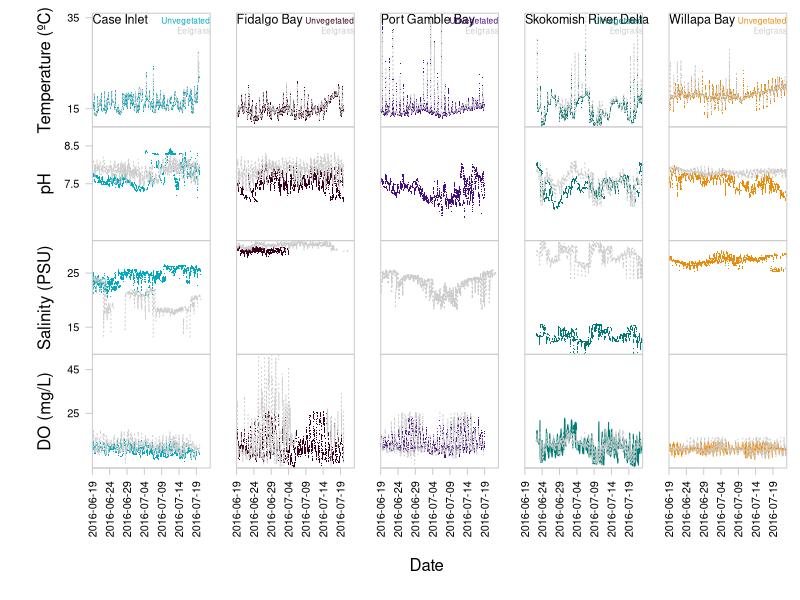

Recreate this plot in R.
## ---- chunk 1
knitr::opts_chunk$set(echo = TRUE)
## ---- chunk 2
sessionInfo()
## ---- chunk 3
pHData <- read.csv("2018-11-18-pH-Tide-Data-Corrected.csv", header = TRUE, na.strings = "NA")
pHData <- pHData[, -1] #Remove first column of redundant values
head(pHData)
## ---- chunk 4
DOData <- read.csv("2018-11-18-DO-Tide-Data-Corrected.csv", header = TRUE, na.strings = "NA")
DOData <- DOData[, -1] #Remove first column of redundant values
head(DOData)
## ---- chunk 5
salinityData <- read.csv("2018-11-18-Salinity-Tide-Data-Corrected.csv", header = TRUE, na.strings = "NA")
salinityData <- salinityData[, -1] #Remove first column of redundant values
head(salinityData)
## ---- chunk 6
temperatureData <- read.csv("2018-11-18-Temperature-Corrected.csv", header = TRUE, na.strings = "NA")
temperatureData <- temperatureData[, -1] #Remove first column of redundant values
head(temperatureData)
## ---- chunk 7
pHMin <- as.integer((min(pHData[, -c(1:3, 13:17)], na.rm = TRUE))) #Calculate minimum
pHMax <- as.integer((max(pHData[, -c(1:3, 13:17)], na.rm = TRUE))+1) #Calculate maximum
pHRange <- c(pHMin, pHMax) #Create range values
## ---- chunk 8
DOMin <- as.integer((min(DOData[, -c(1:3, 14:18)], na.rm = TRUE)))
DOMax <- as.integer((max(DOData[, -c(1:3, 14:18)], na.rm = TRUE)))
DORange <- c(DOMin, DOMax)
## ---- chunk 9
salinityMin <- as.integer((min(salinityData[, -c(1:3, 12:16)], na.rm = TRUE)))
salinityMax <- as.integer((max(salinityData[, -c(1:3, 12:16)], na.rm = TRUE)))
salinityRange <- c(salinityMin, salinityMax)
## ---- chunk 10
temperatureMin <- as.integer((min(temperatureData[, -c(1:2, 13)], na.rm = TRUE)))
temperatureMax <- as.integer((max(temperatureData[, -c(1:2, 13)], na.rm = TRUE)))
temperatureRange <- c(temperatureMin, temperatureMax)
## ---- chunk 11
dateTime <- pHData$DateTime #Isolate dates and times
## ---- chunk 12
#jpeg("2018-11-20-Environmental-Data-Line-Graph.jpeg", width = 1200, height = 800) #Save as a new file

par(mfrow = c(4, 5), oma = c(10, 5, 1, 1), mar = c(0, 2, 0, 0)) #Create a 4x5 multipanel plot, filling in the rows first. Add space along certain outer and inner margins.

#Temperature
plot(temperatureData$CIB, xaxs = "i", yaxs = "i", axes = F, ann = F, xlim = c(1, 4896), ylim = temperatureRange, pch = 16, cex = 0.2, col = "#00A9BD") #Case Inlet bare
lines(temperatureData$CIE, lty = 3, col = "grey80") #Case Inlet eelgrass
mtext(side = 3, line = -1, adj = 0, text = "Case Inlet", cex = 0.75) #Add site name. Use adj = 0 to left-justify the text
mtext(side = 3, line = -1, adj = 1, text = "Unvegetated", cex = 0.5, col = "#00A9BD") #Add habitat specificiation name. Use adj = 1 to right-justify the text
mtext(side = 3, line = -1.75, adj = 1, text = "Eelgrass", cex = 0.5, col = "grey80") #Add habitat specificiation name. Use adj = 1 to right-justify the text
box(col = "grey80")
axis(side = 2, las = 1, at = c(15, 35), col = "grey80") #Put the axis labels at the values specified
mtext(side = 2, line = 3, "Temperature (ºC)") #Add environmental variable indication

plot(temperatureData$FBB, xaxs = "i", yaxs = "i", axes = F, ann = F, ylim = temperatureRange, pch = 16, cex = 0.2, col = "#38001C") #Fidalgo Bay bare
lines(temperatureData$FBE, lty = 3, col = "grey80") #Eelgrass
mtext(side = 3, line = -1, adj = 0, text = "Fidalgo Bay", cex = 0.75) #Add site name. Use adj = 0 to left-justify the text
mtext(side = 3, line = -1, adj = 1, text = "Unvegetated", cex = 0.5, col = "#38001C") #Add habitat specificiation name. Use adj = 1 to right-justify the text
mtext(side = 3, line = -1.75, adj = 1, text = "Eelgrass", cex = 0.5, col = "grey80") #Add habitat specificiation name. Use adj = 1 to right-justify the text
box(col = "grey80")

plot(temperatureData$PGB, xaxs = "i", yaxs = "i", axes = F, ann = F, ylim = temperatureRange, pch = 16, cex = 0.2, col = "#440D82") #Port Gamble bare
lines(temperatureData$PGE, lty = 3, col = "grey80") #Eelgrass
mtext(side = 3, line = -1, adj = 0, text = "Port Gamble Bay", cex = 0.75) #Add site name. Use adj = 0 to left-justify the text
mtext(side = 3, line = -1, adj = 1, text = "Unvegetated", cex = 0.5, col = "#440D82") #Add habitat specificiation name. Use adj = 1 to right-justify the text
mtext(side = 3, line = -1.75, adj = 1, text = "Eelgrass", cex = 0.5, col = "grey80") #Add habitat specificiation name. Use adj = 1 to right-justify the text
box(col = "grey80")

plot(temperatureData$SKB, xaxs = "i", yaxs = "i", axes = F, ann = F, ylim = temperatureRange, pch = 16, cex = 0.2, col = "#017A74") #Skokomish River bare
lines(temperatureData$SKE, lty = 3, col = "grey80") #Eelgrass
mtext(side = 3, line = -1, adj = 0, text = "Skokomish River Delta", cex = 0.75) #Add site name. Use adj = 0 to left-justify the text
mtext(side = 3, line = -1, adj = 1, text = "Unvegetated", cex = 0.5, col = "#017A74") #Add habitat specificiation name. Use adj = 1 to right-justify the text
mtext(side = 3, line = -1.75, adj = 1, text = "Eelgrass", cex = 0.5, col = "grey80") #Add habitat specificiation name. Use adj = 1 to right-justify the text
box(col = "grey80")

plot(temperatureData$WBB, xaxs = "i", yaxs = "i", axes = F, ann = F, ylim = temperatureRange, pch = 16, cex = 0.2, col = "#EB8B0C") #Willapa Bay bare
lines(temperatureData$WBE, lty = 3, col = "grey80") #Eelgrass
mtext(side = 3, line = -1, adj = 0, text = "Willapa Bay", cex = 0.75) #Add site name. Use adj = 0 to left-justify the text
mtext(side = 3, line = -1, adj = 1, text = "Unvegetated", cex = 0.5, col = "#EB8B0C") #Add habitat specificiation name. Use adj = 1 to right-justify the text
mtext(side = 3, line = -1.75, adj = 1, text = "Eelgrass", cex = 0.5, col = "grey80") #Add habitat specificiation name. Use adj = 1 to right-justify the text
box(col = "grey80")

#pH data
plot(pHData$CIB.pH, xaxs = "i", yaxs = "i", axes = F, ann = F, ylim = pHRange, pch = 16, cex = 0.2, col = "#00A9BD") #Case Inlet bare
lines(pHData$CIE.pH, lty = 3, col = "grey80") #Eelgrass
box(col = "grey80")
axis(side = 2, las = 1, at = c(7.5, 8.5), col = "grey80") #Put the axis labels at the values specified
mtext(side = 2, line = 3, "pH") #Add environmental variable indication

plot(pHData$FBB.pH, xaxs = "i", yaxs = "i", axes = F, ann = F, ylim = pHRange, pch = 16, cex = 0.2, col = "#38001C") #Fidalgo Bay bare
lines(pHData$FBE.pH, lty = 3, col = "grey80") #Eelgrass
box(col = "grey80")

plot(pHData$PGB.pH, xaxs = "i", yaxs = "i", axes = F, ann = F, ylim = pHRange, pch = 16, cex = 0.2, col = "#440D82") #Port Gamble bare
box(col = "grey80")

plot(pHData$SKB.pH, xaxs = "i", yaxs = "i", axes = F, ann = F, ylim = pHRange, pch = 16, cex = 0.2, col = "#017A74") #Skokomish River bare
lines(pHData$SKE.pH, lty = 3, col = "grey80") #Eelgrass
box(col = "grey80")

plot(pHData$WBB.pH, xaxs = "i", yaxs = "i", axes = F, ann = F, ylim = pHRange, pch = 16, cex = 0.2, col = "#EB8B0C") #Willapa Bay bare
lines(pHData$WBE.pH, lty = 3, col = "grey80") #Eelgrass
box(col = "grey80")

#Salinity
plot(salinityData$CIB.Salinity, xaxs = "i", yaxs = "i", axes = F, ann = F, ylim = salinityRange, pch = 16, cex = 0.2, col = "#00A9BD") #Case Inlet bare
lines(salinityData$CIE.Salinity, lty = 3, col = "grey80") #Eelgrass
box(col = "grey80")
axis(side = 2, las = 1, at = c(15, 25), col = "grey80") #Put the axis labels at the values specified
mtext(side = 2, line = 3, "Salinity (PSU)") #Add environmental variable indication

plot(salinityData$FBB.Salinity, xaxs = "i", yaxs = "i", axes = F, ann = F, ylim = salinityRange, pch = 16, cex = 0.2, col = "#38001C") #Fidalgo Bay bare
lines(salinityData$FBE.Salinity, lty = 3, col = "grey80") #Eelgrass
box(col = "grey80")

plot(salinityData$PGE.Salinity, type = "l", lty = 3, xaxs = "i", yaxs = "i", axes = F, ann = F, ylim = salinityRange, col = "grey80") #Port Gamble Bay bare
lines(salinityData$PGE.Salinity, lty = 3, col = "grey80") #Eelgrass
box(col = "grey80")

plot(salinityData$SKB.Salinity, xaxs = "i", yaxs = "i", axes = F, ann = F, ylim = salinityRange, pch = 16, cex = 0.2, col = "#017A74") #Skokomish River bare
lines(salinityData$SKE.Salinity, lty = 3, col = "grey80") #Eelgrass
box(col = "grey80")

plot(salinityData$WBB.Salinity, xaxs = "i", yaxs = "i", axes = F, ann = F, ylim = salinityRange, pch = 16, cex = 0.2, col = "#EB8B0C") #Willapa Bay bare
box(col = "grey80")

#Dissolved oxygen
plot(DOData$CIB.DO, xaxs = "i", yaxs = "i", axes = F, ann = F, ylim = DORange, pch = 16, cex = 0.2, col = "#00A9BD") #Case Inlet bare
lines(DOData$CIE.DO, lty = 3, col = "grey80") #Eelgrass
box(col = "grey80")
axis(side = 2, las = 1, at = c(25, 45), col = "grey80") #Put the axis labels at the values specified
mtext(side = 2, line = 3, "DO (mg/L)") #Add environmental variable indication
axis(side = 1, at = seq(from = 1, to = length(temperatureData$Date), by = 144*5), lab = temperatureData$Date[seq(from = 1, to = length(temperatureData$Date), by = 144*5)], las = 3, col = "grey80") #Make x-axis

plot(DOData$FBB.DO, xaxs = "i", yaxs = "i", axes = F, ann = F, ylim = DORange, pch = 16, cex = 0.2, col = "#38001C") #Fidalgo Bay bare
lines(DOData$FBE.DO, lty = 3, col = "grey80") #Eelgrass
box(col = "grey80")
axis(side = 1, at = seq(from = 1, to = length(temperatureData$Date), by = 144*5), lab = temperatureData$Date[seq(from = 1, to = length(temperatureData$Date), by = 144*5)], las = 3, col = "grey80") #Make x-axis

plot(DOData$PGB.DO, xaxs = "i", yaxs = "i", axes = F, ann = F, ylim = DORange, pch = 16, cex = 0.2, col = "#440D82") #Port Gamble bare
lines(DOData$PGE.DO, lty = 3, col = "grey80") #Eelgrass
box(col = "grey80")
axis(side = 1, at = seq(from = 1, to = length(temperatureData$Date), by = 144*5), lab = temperatureData$Date[seq(from = 1, to = length(temperatureData$Date), by = 144*5)], las = 3, col = "grey80") #Make x-axis

plot(DOData$SKB.DO, type = "l", xaxs = "i", yaxs = "i", axes = F, ann = F, ylim = DORange, pch = 16, cex = 0.2, col = "#017A74") #Skokomish River bare
lines(DOData$SKE.DO, lty = 3, col = "grey80") #Eelgrass
box(col = "grey80")
axis(side = 1, at = seq(from = 1, to = length(temperatureData$Date), by = 144*5), lab = temperatureData$Date[seq(from = 1, to = length(temperatureData$Date), by = 144*5)], las = 3, col = "grey80") #Make x-axis

plot(DOData$WBB.DO, type = "l", xaxs = "i", yaxs = "i", axes = F, ann = F, ylim = DORange, pch = 16, cex = 0.2, col = "#EB8B0C") #Willapa Bay bare
lines(DOData$WBE.DO, lty = 3, col = "grey80") #Eelgrass
box(col = "grey80")
axis(side = 1, at = seq(from = 1, to = length(temperatureData$Date), by = 144*5), lab = temperatureData$Date[seq(from = 1, to = length(temperatureData$Date), by = 144*5)], las = 3, col = "grey80") #Make x-axis
mtext(side = 1, outer = TRUE, line = 7, "Date")

#dev.off() #Turn off plotting device
